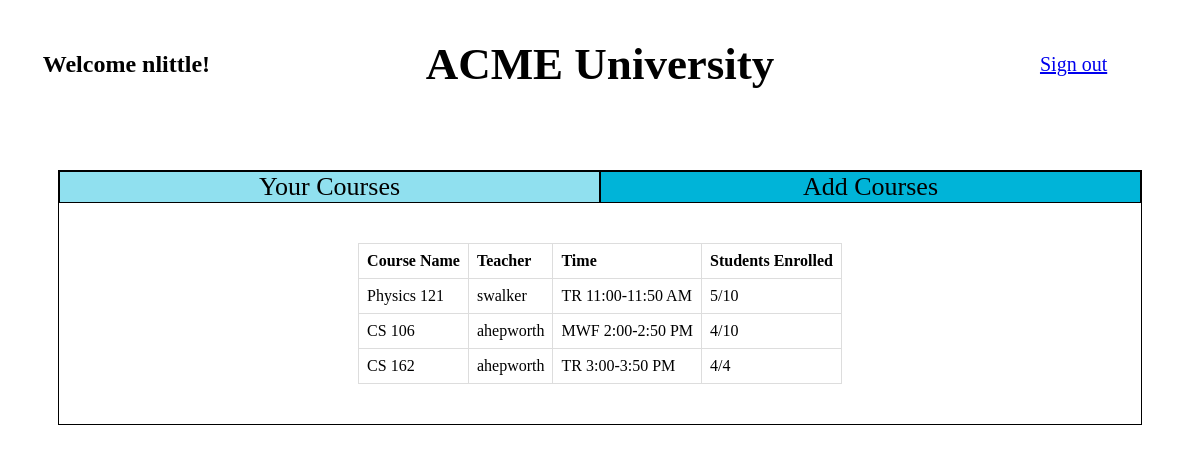
Screenshot of /dashboard/student (signed in) with the database file from the repository.
### models.py (models this page shows)
class Class(db.Model):
    __tablename__ = 'classes'
    id = db.Column(db.Integer, primary_key=True)
    name = db.Column(db.String, nullable=False)
    teacher_id = db.Column(db.Integer, db.ForeignKey('auth.id'), nullable=False)
    time = db.Column(db.String, nullable=False)
    capacity = db.Column(db.Integer, nullable=False)
    teacher = db.relationship('User', backref='classes', lazy=True)

class User(db.Model):
    __tablename__ = 'auth'
    id = db.Column(db.Integer, primary_key=True)
    username = db.Column(db.String, unique=True, nullable=False)
    password = db.Column(db.String, nullable=False)  # Store plaintext password here
    role = db.Column(db.String, nullable=False)  # 'student', 'teacher', 'admin'

### app.py (the view, shortened to what this page needs)
@app.route('/dashboard/<role>')
def dashboard(role):
    if role == 'student':
        student_id = session.get('id')
        if not student_id:
            flash("Unauthorized access! Please log in.", "danger")
            return redirect(url_for("login"))
        result = Class.query.all()
        classes = [
            {
                'id': class_.id,
                'name': class_.name,
                'teacher': User.query.get(class_.teacher_id).username,
                'time': class_.time,
                'capacity': f"{Enrollment.query.filter_by(class_id=class_.id).count()}/{class_.capacity}",
                'enrolled': '+' if not Enrollment.query.filter_by(student_id=student_id, class_id=class_.id).first() else '-'
            }
            for class_ in result
        ]
        enrolled_classes = Enrollment.query.filter_by(student_id=student_id).all()
        enrolled_list = [
            {
                'id': class_.class_id,
                'name': class_.class_.name,
                'teacher': User.query.get(class_.class_.teacher_id).username,
                'time': class_.class_.time,
                'capacity': f"{Enrollment.query.filter_by(class_id=class_.class_id).count()}/{class_.class_.capacity}"
            }
            for class_ in enrolled_classes
        ]
        return render_template('studentDashboard.html', classes=classes, enrolledList=enrolled_list)
    return render_template('dashboard.html', role=role)

### templates/studentDashboard.html (shortened to what this page needs)
<!DOCTYPE html>
<html lang="en">
  <head>
  </head>
  <body>
    <div class="header">
      <h2 class="headeritem">Welcome {{session.get("username")}}!</h2>
      <h1 class="headercenter">ACME University</h1>
      <a
        class="headeritem"
        style="font-size: 20px"
        href="{{ url_for('logout') }}"
        >Sign out</a
      >
    </div>
    <div class="classesDisplayConatainer">
      <div class="classTabsContainer">
        <div
          class="classTabActive"
          id="yourClasses"
          onclick="selectTab(event, 'currentlyEnrolled')"
        >
          Your Courses
        </div>
        <div
          class="classTab"
          id="addClasses"
          onclick="selectTab(event, 'fullCatalog')"
        >
          Add Courses
        </div>
      </div>
      <div id="currentlyEnrolled" class="classListInitial">
        {% if enrolledList | length != 0 %}
        <table>
          <tr>
            <th>Course Name</th>
            <th>Teacher</th>
            <th>Time</th>
            <th>Students Enrolled</th>
          </tr>
          {% for class_ in enrolledList %}
          <tr>
            <td>{{class_["name"]}}</td>
            <td>{{class_["teacher"]}}</td>
            <td>{{class_["time"]}}</td>
            <td>{{class_["capacity"]}}</td>
          </tr>
          {% endfor %}
        </table>
        {% else %}
        <div>No Classes to Display</div>
        {% endif %}
      </div>
    </div>
  </body>
</html>

### templates/studentDashboard.html (style rules this page uses)
table { border-collapse: collapse; width: 100%; }
td, th { border: 1px solid #dddddd; text-align: left; padding: 8px; }
.header { display: flex; flex-direction: row; align-items: center; justify-content: space-between; }
.headeritem { width: 20%; display: flex; flex-direction: column; align-items: center; }
.headercenter { display: flex; flex-direction: column; align-items: center; font-size: 45px; }
.classesDisplayConatainer { display: flex; flex-direction: column; align-items: center; margin: 50px; border: 1px solid black; }
.classTabsContainer { display: flex; flex-direction: row; width: 100%; }
.classTab { border: 1px solid black; text-align: center; font-size: 26px; background: #00b4d8; width: 50%; }
.classTabActive { border: 1px solid black; text-align: center; font-size: 26px; background: #90e0ef; width: 50%; }
.classListInitial { display: flex; padding: 40px; }

### rows the page displays
Class: name "Physics 121", time "TR 11:00-11:50 AM"
User: teacher "swalker"
Class: name "CS 106", time "MWF 2:00-2:50 PM"
User: teacher "ahepworth" "ahepworth"
Class: name "CS 162", time "TR 3:00-3:50 PM"

### other values shown
{{ session.get("username") }} "nlittle"
{{ class_["capacity"] }} "5/10" "4/10" "4/4"
